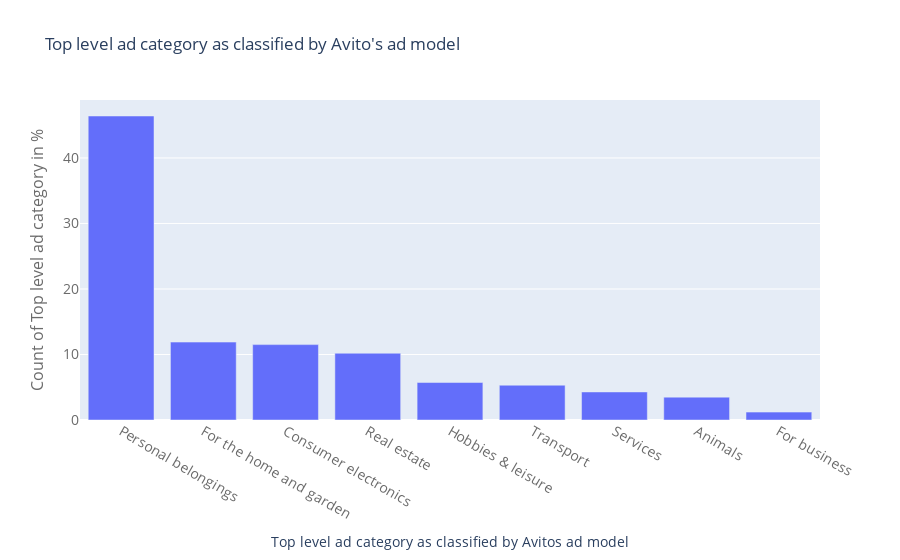

Write notebook code for a chart like this one.
### Code cell
temp = train_data["parent_category_name_english"].value_counts()
print("Total Top level ad category as classified by Avito's ad model : ",len(train["title"]))
trace = go.Bar(
    x = temp.index,
    y = (temp / temp.sum())*100,
)
data = [trace]
layout = go.Layout(
    title = "Top level ad category as classified by Avito's ad model",
    xaxis=dict(
        title='Top level ad category as classified by Avitos ad model',
        tickfont=dict(
            size=14,
            color='rgb(107, 107, 107)'
        )
    ),
    yaxis=dict(
        title='Count of Top level ad category in %',
        titlefont=dict(
            size=16,
            color='rgb(107, 107, 107)'
        ),
        tickfont=dict(
            size=14,
            color='rgb(107, 107, 107)'
        )
)
)
fig = go.Figure(data=data, layout=layout)
py.iplot(fig)

### Figure 1 — Plotly figure (JSON) as saved in the notebook; plotly's stock layout.template omitted (floating-point values rounded to 4 significant figures)
{"data": [{"type": "bar", "x": ["Personal belongings", "For the home and garden", "Consumer electronics", "Real estate", "Hobbies & leisure", "Transport", "Services", "Animals", "For business"], "y": [46.4, 11.89, 11.51, 10.19, 5.721, 5.31, 4.283, 3.49, 1.202]}], "layout": {"title": {"text": "Top level ad category as classified by Avito's ad model"}, "xaxis": {"tickfont": {"color": "rgb(107, 107, 107)", "size": 14}, "title": {"text": "Top level ad category as classified by Avitos ad model"}}, "yaxis": {"tickfont": {"color": "rgb(107, 107, 107)", "size": 14}, "title": {"font": {"color": "rgb(107, 107, 107)", "size": 16}, "text": "Count of Top level ad category in %"}}}}
